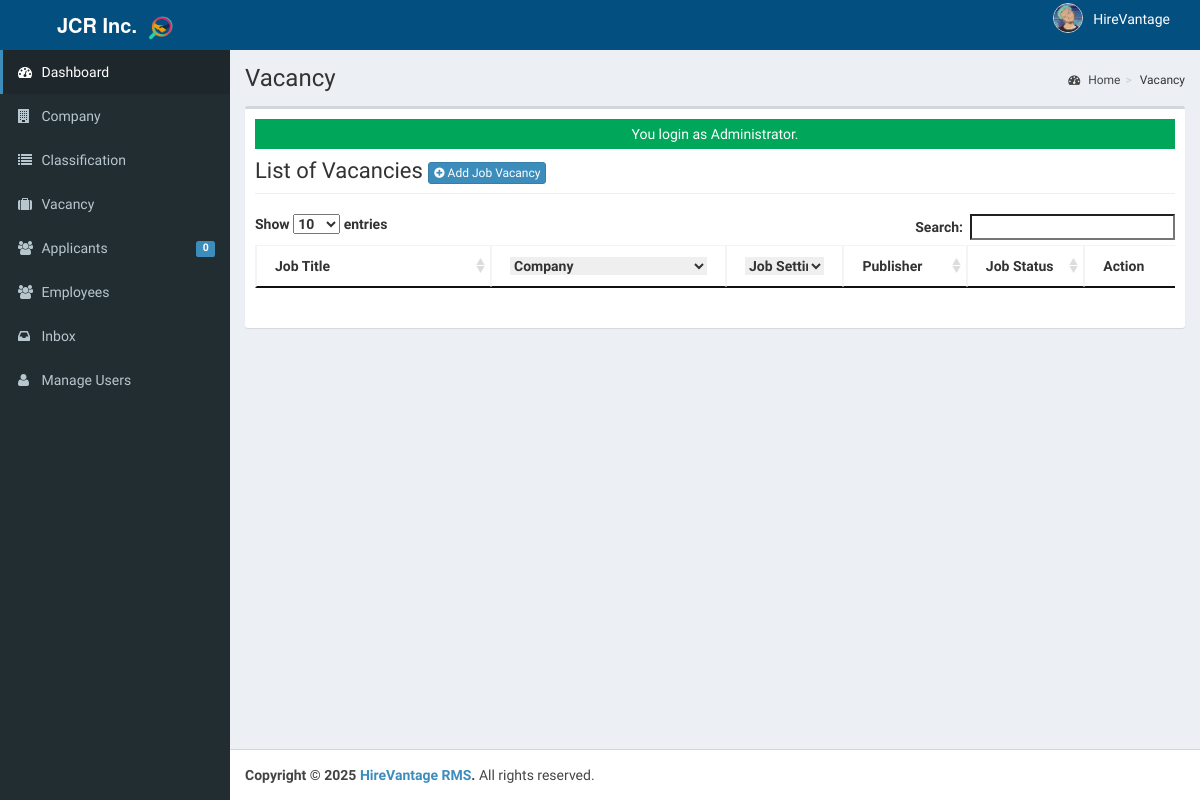
Screenshot of /admin/vacancy/index.php (signed in) with the database file from the repository.
### tables this page shows
CREATE TABLE `tblusers` (
  `USERID` varchar(30) NOT NULL,
  `FULLNAME` varchar(40) NOT NULL,
  `USERNAME` varchar(90) NOT NULL,
  `PASS` varchar(90) NOT NULL,
  `ROLE` varchar(30) NOT NULL,
  `PICLOCATION` varchar(255) NOT NULL
);

### admin/vacancy/index.php (called while the page is built, shortened)
<?php
require_once("../../include/initialize.php");
$title="Vacancy";
require_once ("../theme/admin.php");
?>

### include/database.php (called while the page is built, shortened)
<?php
class Database {
    private $conn;
    private $sql_string = '';
    public function open_connection() {
        $this->conn = new mysqli(server, user, pass, database_name);
    }
    public function setQuery($sql = '') {
        $this->sql_string = $sql;
    }
    public function executeQuery() {
        $result = $this->conn->query($this->sql_string);
        return $result;
    }
    private function confirm_query($result) {
        return $result;
    }
    public function loadSingleResult() {
        $cur = $this->executeQuery();
        $data = $cur->fetch_object();
        return $data;
    }
}
$mydb = new Database();
?>

### include/accounts.php (called while the page is built, shortened)
<?php
require_once(LIB_PATH.DS.'database.php');
class User {
	protected static  $tblname = "tblusers";
	function single_user($id=""){
			global $mydb;
			$mydb->setQuery("SELECT * FROM ".self::$tblname."
				Where USERID= '{$id}' LIMIT 1");
			$cur = $mydb->loadSingleResult();
			return $cur;
	}
}
?>

### include/function.php (called while the page is built, shortened)
<?php
function currentpage(){
		$this_page = $_SERVER['SCRIPT_NAME'];
	    $bits = explode('/',$this_page);
		 return $bits[3];
	}
		?>

### admin/vacancy/list.php (the view, shortened to what this page needs)
<div class="row">
      	 <div class="col-lg-12">
           <h1 class="page-header">List of Vacancies  <a href="index.php?view=add" class="btn btn-primary btn-xs  ">  <i class="fa fa-plus-circle fw-fa"></i> Add Job Vacancy</a>  </h1>
      		</div>
  		 </div>
 		    <form action="controller.php?action=delete" Method="POST">
		     <div class="table-responsive">
			<table id="job-list" class="table table-striped table-bordered table-hover"  style="font-size:14px;width:100%" cellspacing="0">
			  <thead>
			  	<tr>
					<th width="20%">Job Title</th>
					<th width="20%">
						<select name="company" id="company" style="border:none;width:100%;">
							<option value="">Company</option>
						</select>
					</th>
					<th width="10%">
						<select name="jobsetting" id="jobsetting" style="border:none;width:100%;">
							<option value="">Job Setting</option>
						</select>
					</th>
					<th width="10%">Publisher</th>
			  		<th width="10%">Job Status</th>
			  		<th width="5%" align="center">Action</th>
			  	</tr>
			  </thead>
			</table>
			</form>

### admin/theme/admin.php (shortened to what this page needs)
<!DOCTYPE html>
<html>
    <head>
        <link rel="stylesheet" href="<?php echo web_root;?>bootstrap/css/bootstrap.min.css">
        <link rel="stylesheet" href="<?php echo web_root;?>plugins/font-awesome/css/font-awesome.min.css">
        <link rel="stylesheet" href="<?php echo web_root;?>dist/css/AdminLTE.min.css">
        <link rel="stylesheet" href="<?php echo web_root;?>dist/css/skins/_all-skins.min.css">
        <link rel="stylesheet" href="<?php echo web_root;?>plugins/iCheck/flat/blue.css">
        <link rel="stylesheet" href="<?php echo web_root;?>plugins/morris/morris.css">
        <link rel="stylesheet" href="<?php echo web_root;?>plugins/jvectormap/jquery-jvectormap-1.2.2.css">
        <link href="<?php echo web_root; ?>plugins/datepicker/bootstrap-datetimepicker.min.css" rel="stylesheet" media="screen">
        <link rel="stylesheet" href="<?php echo web_root;?>plugins/dataTables/jquery.dataTables.min.css">
        <link rel="stylesheet" href="<?php echo web_root;?>plugins/bootstrap-wysihtml5/bootstrap3-wysihtml5.min.css">
    </head>
 <body class="hold-transition skin-blue fixed sidebar-mini">
<div class="wrapper">
  <header class="main-header">
    <a href="" class="logo" data-toggle="offcanvas" role="button" style="background-color:#034f80;">
    <span class="logo-lg">
        <b>JCR Inc.</b>&nbsp;
        <img src="<?php echo web_root; ?>admin/logohire2.png" width="25px" alt="Logo"/>
    </span>
</a>
    <nav class="navbar navbar-static-top" role="navigation" style="background-color:#034f80;">
      <div class="navbar-custom-menu">
    <ul class="nav navbar-nav">
        <?php
            $user = New User();
            $singleuser = $user->single_user($_SESSION['ADMIN_USERID']);
            if ($singleuser && isset($singleuser->PICLOCATION) && isset($singleuser->FULLNAME)) {
        ?>
        <li class="dropdown user user-menu" style="padding-right: 20px;">
            <a href="#" class="dropdown-toggle" data-toggle="dropdown" style="display: flex; align-items: center; padding: 5px 10px; border-radius: 5px; transition: background-color 0.3s ease;">
                <img src="<?php echo web_root.'admin/user/'. $singleuser->PICLOCATION;?>" class="user-image" alt="User Image" style="margin-right: 10px; border-radius: 50%; width: 30px; height: 30px; object-fit: cover; border: 1px solid #ddd;">
                <span class="hidden-xs" style="font-weight: 500; "><?php echo $singleuser->FULLNAME; ?></span>
            </a>
        </li>
        <?php
            }
        ?>
    </ul>
</div>
    </nav>
  </header>
  <aside class="main-sidebar">
    <section class="sidebar">
      <ul class="sidebar-menu">
        <li  class="<?php echo (currentpage() == 'index.php') ? "active" : false;?>" >
          <a href="<?php echo web_root ;?>admin/">
            <i class="fa fa-dashboard"></i> <span>Dashboard</span>
          </a>
        </li>
        <li class="<?php echo (currentpage() == 'company') ? "active" : false;?>" >
          <a href="<?php echo web_root ;?>admin/company/">
            <i class="fa fa-building"></i> <span>Company</span>
          </a>
        </li>
        <li class="<?php echo (currentpage() == 'category') ? "active" : false;?>" >
          <a href="<?php echo web_root ;?>admin/category/">
            <i class="fa fa-list"></i> <span>Classification</span>
          </a>
        </li>
        <li class="<?php echo (currentpage() == 'vacancy') ? "active" : false;?>" >
          <a href="<?php echo web_root ;?>admin/vacancy/">
            <i class="fa fa-suitcase"></i> <span>Vacancy</span>
          </a>
        </li>
        <li class="<?php echo (currentpage() == 'applicants') ? "active" : false;?>" >
          <a href="<?php echo web_root ;?>admin/applicants/">
            <i class="fa fa-users"></i> <span>Applicants</span>
            <span class="label label-primary pull-right">
              <?php
                $sql = "SELECT count(*) as 'APPL' FROM `tbljobregistration` WHERE `PENDINGAPPLICATION`=1";
                $mydb->setQuery($sql);
                $pending = $mydb->loadSingleResult();
                echo $pending->APPL;
              ?>
            </span>
          </a>
        </li>
        <li class="<?php echo (currentpage() == 'employee') ? "active" : false;?>" >
          <a href="<?php echo web_root ;?>admin/employee/">
            <i class="fa fa-users"></i> <span>Employees</span>
          </a>
        </li>
        <li class="<?php echo (currentpage() == 'inbox') ? "active" : false;?>" >
          <a href="<?php echo web_root ;?>admin/inbox/">
            <i class="fa fa-inbox"></i></i> <span>Inbox</span>
          </a>
        </li>
         <li class="<?php echo (currentpage() == 'user') ? "active" : false;?>">
          <a href="<?php echo web_root; ?>admin/user/">
            <i class="fa fa-user"></i> <span>Manage Users</span> </a>
        </li>
      </ul>
    </section>
  </aside>
  <div class="content-wrapper">
  <section class="content-header">
      <h1>
        <?php echo isset($title) ? $title : ''; ?>
      </h1>
      <ol class="breadcrumb">
        <?php
          if ($title!='Home') {
            $active_title = '';
            if (isset($_GET['view'])) {
              $active_title = '<li class='.$active_title.'><a href="index.php">'.$title.'</a></li>';
            }else{
              $active_title = '<li class='.$active_title.'>'.$title.'</li>';
            }
            echo '<li><a href='.web_root.'admin/><i class="fa fa-dashboard"></i> Home</a></li>';
            echo  $active_title;
          }
        ?>
      </ol>
    </section>
         <section class="content">
          <div class="row">
            <div class="col-xs-12">
              <div class="box">
                <div class="box-body">
              <?php
               require_once $content;
               ?>
             </div>
           </div>
         </div>
         </section>
 </div>
  <footer class="main-footer">
    <strong>Copyright &copy; 2025 <a href="#">HireVantage RMS</a>.</strong> All rights
    reserved.
  </footer>
    </body>
</html>

### rows the page displays
tblusers: PICLOCATION (picture), FULLNAME "HireVantage"

### other values shown
$pending->APPL "0"
$title "Vacancy"
$_SESSION['message'] "You login as Administrator."
